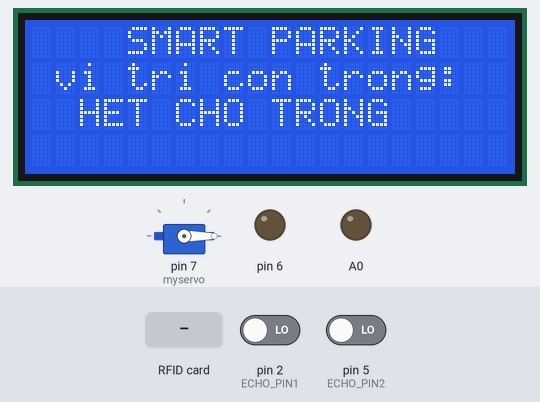
This sketch was run on a simulated Arduino Uno, built with avr-gcc and run on an emulated ATmega328P. On the bench: 20×4 character LCD, servo, output pins drawn as LEDs (lit = HIGH). The test bench sets the inputs (shaded band); at power-on: pin 2 (ECHO_PIN1) LOW, pin 5 (ECHO_PIN2) LOW. Pins used as bus, display or sensor lines are not drawn; what the sketch prints to the serial monitor is not drawn.

Above: at 4.8 s.
4.9 s: RFID card F3 9E B0 18 held to the reader
At 6.1 s:
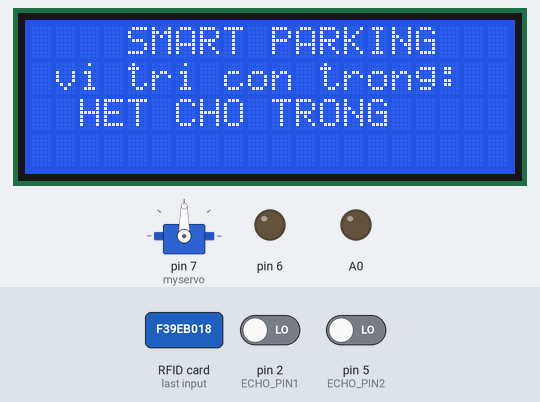
10.3 s: RFID card 7C 12 18 49 held to the reader
At 11.33 s:
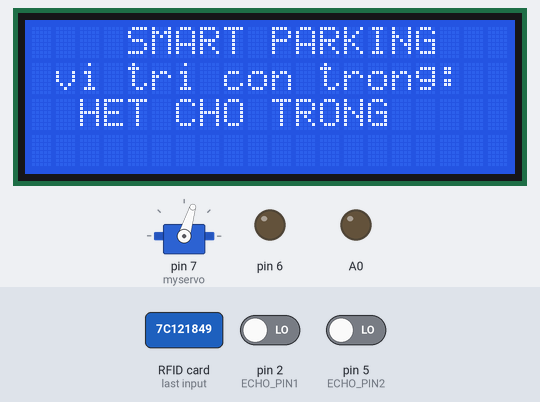
12.4 s: RFID card F3 9E B0 18 held to the reader
Timing chart, 0 to 19.4 s (numbered marks = the images above; inputs shaded):
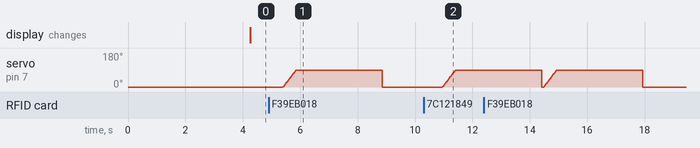

Measured:
- after the input at 4.9 s, servo on pin 7 (myservo): rises from 0° to 90° in 0.46 s, then falls to 0° in 3.0 s
- after the input at 10.3 s, servo on pin 7 (myservo): moves from 0° to 90° over 0.46 s, starting after 0.65 s

The sketch:

Automatic-Parking.ino
```cpp
#include<UltraDistSensor.h>
#include <Wire.h>
#include <LiquidCrystal_I2C.h>
#include <SPI.h>
#include <MFRC522.h>
#include <Servo.h>
// define pin sensor
#define TRIG_PIN1 3
#define ECHO_PIN1 2
#define TRIG_PIN2 4
#define ECHO_PIN2 5
#define TIME_OUT 5000
// define pin rfid
const byte SS_PIN[] =  {8,10};
const byte RST_PIN = 9;

const byte numReaders = 2;


LiquidCrystal_I2C lcd(0x27,20,4);
UltraDistSensor mysensor;
UltraDistSensor mysensor2;
float reading;
//const int trigPin = 8;
//const int echoPin = 7;
long duration;
int distanceCm1, distanceCm2;

Servo myservo;

int pos=0;
MFRC522 mfrc522[numReaders];   // Create MFRC522 instance.

void setup()
{
  // lcd, sensor config
  pinMode(6, OUTPUT);
  pinMode(A0,OUTPUT);
  lcd.init();
  lcd.backlight();
  Serial.begin(9600);
  mysensor.attach(3,2);
  mysensor2.attach(4,5);
  lcd.setCursor(4,0);
  lcd.print("SMART PARKING");

  // barier config
  Serial.begin(9600);   // Initiate a serial communication
  SPI.begin();      // Initiate  SPI bus
     // Initiate MFRC522
  Serial.println("Approximate your card to the reader...");
  Serial.println();
//  pinMode(8,OUTPUT);
  myservo.attach(7);
}

void Distance1()
{
  digitalWrite(TRIG_PIN1, LOW);
  delayMicroseconds(2);
  digitalWrite(TRIG_PIN1, HIGH);
  delayMicroseconds(10);
  digitalWrite(TRIG_PIN1, LOW);
  duration = pulseIn(ECHO_PIN1, HIGH);
  distanceCm1= duration*0.034/2;
}
void Distance2()
{
  digitalWrite(TRIG_PIN2, LOW);
  delayMicroseconds(2);
  digitalWrite(TRIG_PIN2, HIGH);
  delayMicroseconds(10);
  digitalWrite(TRIG_PIN2, LOW);
  duration = pulseIn(ECHO_PIN2, HIGH);
  distanceCm2= duration*0.034/2;
}
void open1(){
    for (pos = 0; pos <=90; pos +=1) {
    myservo.write(pos);
    delay(5);
    }
  }
void close1(){
  for (pos = 90; pos >= 0; pos -=1) {
     myservo.write(pos);
    }
  }
int t=0;
void sensor(){
    Distance1();
    Distance2();
  lcd.setCursor(1,1);
  lcd.print("vi tri con trong: ");
    if(distanceCm1 > 10){
      if(distanceCm2 > 10){
        digitalWrite(6, HIGH);
        digitalWrite(A0, HIGH);
        lcd.setCursor(1,2);
        lcd.print("A1 A2          ");
      }
      else{
        digitalWrite(6, HIGH);
        digitalWrite(A0, LOW);
        lcd.setCursor(1,2);
        lcd.print("A1            ");
        t = distanceCm2;
      }
    }
    else{
      if(distanceCm2 > 10){
        digitalWrite(6, LOW);
        digitalWrite(A0, HIGH);
        lcd.setCursor(1,2);
        lcd.print("A2            ");
        t = distanceCm1;
      }
      else{
      digitalWrite(A0, LOW);
      digitalWrite(6, LOW);
      lcd.setCursor(1,2);
      lcd.print(" HET CHO TRONG ");
      }
    }
//    t++;
//    if(t == 11){
//        open1();
//        delay(3000);
//        close1;
//        t=0;
//      }
}
void rfid()
{
  myservo.write(0);
  for(uint8_t i = 0; i < numReaders; i++){

    mfrc522[i].PCD_Init(SS_PIN[i], RST_PIN);
//    if ( ! mfrc522[i].PICC_IsNewCardPresent())
//  {
//    return;
//  }
//  // Select one of the cards
//  if ( ! mfrc522[i].PICC_ReadCardSerial())
//  {
//    return;
//  }

  Serial.print("UID tag :");
  String content= "";
  byte letter;
  if(mfrc522[i].PICC_IsNewCardPresent() &&  mfrc522[i].PICC_ReadCardSerial()){
  for (byte j = 0; j < mfrc522[i].uid.size; j++)
    {
     Serial.print(mfrc522[i].uid.uidByte[j] < 0x10 ? " 0" : " ");
     Serial.print(mfrc522[i].uid.uidByte[j], HEX);
     content.concat(String(mfrc522[i].uid.uidByte[j] < 0x10 ? " 0" : " "));
     content.concat(String(mfrc522[i].uid.uidByte[j], HEX));
    }
  }
  Serial.println();
  Serial.print("Message : ");
  content.toUpperCase();
  if (content.substring(1) == "F3 9E B0 18" | content.substring(1) == "7C 12 18 49" ) //change here the UID of the card/cards that you want to give access
  {
    Serial.println("Authorized access");
    Serial.println();
    open1();
    delay(3000);
    close1();
  }


   else   {
    Serial.println(" Access denied");
    delay(1000);
  }
  mfrc522[i].PCD_DumpVersionToSerial();
 }
}
void loop(){
  // rfid, servo
  rfid();
  // lcd, sensor, led
  sensor();
  }
```
